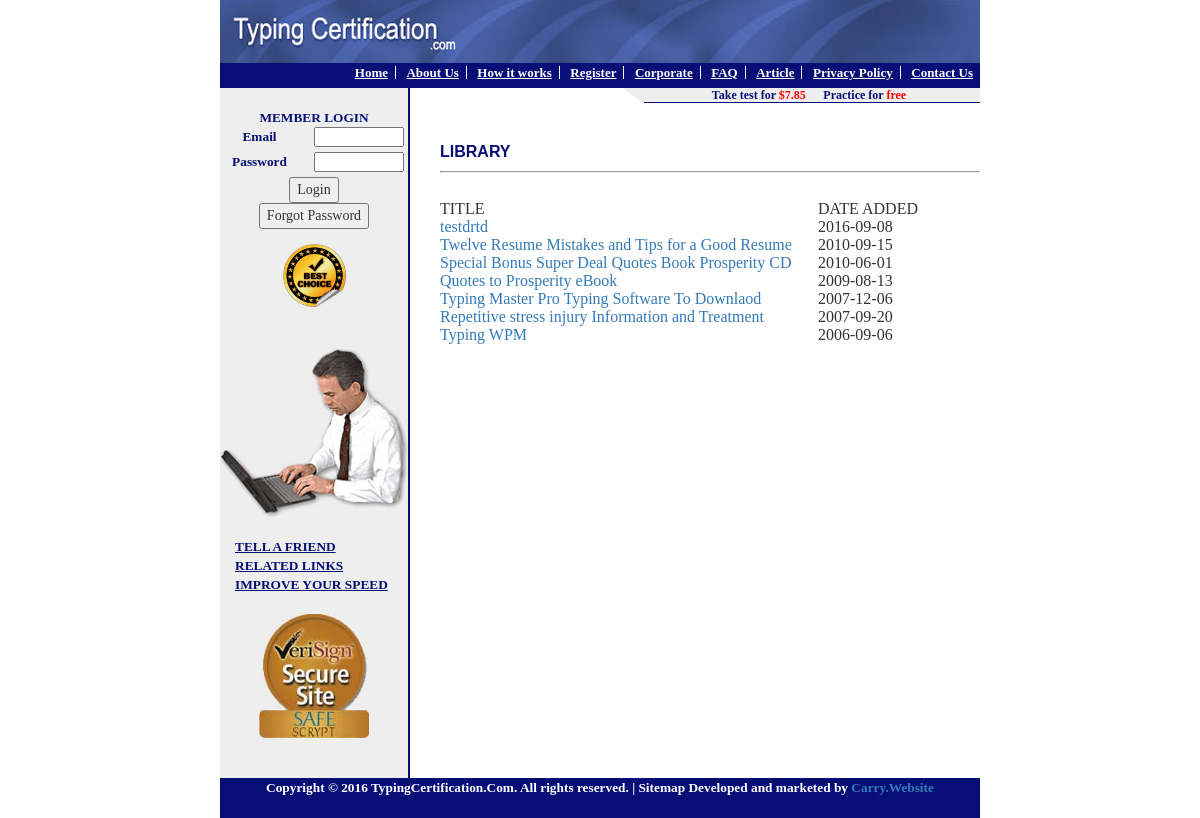
The app's page /articles.php with its own data.
### tables this page shows
CREATE TABLE `article` (
  `id` int(11) NOT NULL,
  `article_title` varchar(255) DEFAULT NULL,
  `article_date` date DEFAULT NULL,
  `visible_in_front` varchar(255) DEFAULT NULL,
  `article_text` text,
  `status` int(11) DEFAULT NULL
);

### articles.php (the view, shortened to what this page needs)
<?php
include_once "header.php";
include_once "db_con.php";
$sql = "SELECT * FROM article ORDER by article_date desc";
$result = $conn->query($sql);
?>
<div class="row-diff">
    <h1 class="content-heading">LIBRARY</h1>
    <hr>
    <br>
    <table style="width: 100%">
        <tr>
            <td>TITLE</td>
            <td>DATE ADDED</td>
        </tr>
        <?php
        if($result->num_rows>0){
            while($row = $result->fetch_assoc()) {
            ?>
                <tr>
                    <td width="70%"><a href="article-view.php?id=<?php echo $row['id'];?>"><?php echo $row['article_title'];?></a></td>
                    <td width="30%"><?php echo $row['article_date'];?></td>
                </tr>
                <?php
            }
        }
        ?>
    </table>
</div>
<?php
include_once "footer.php";
?>

### css/style2.css (style rules this page uses)
body { font-family: tahoma; }
.content-heading { font-family: Arial, Helvetica, sans-serif; font-size: 12pt; text-transform: uppercase; color: #070E76; font-weight: bold; text-align: left; }
.row-diff { margin-left: -20px; }
hr { display: block; -webkit-margin-before: 0.5em; -webkit-margin-after: 0.5em; -webkit-margin-start: auto; -webkit-margin-end: auto; border-style: inset; border-width: 1px; }

### records on screen
article: article_title "testdrtd", article_date "2016-09-08"
article: article_title "Twelve Resume Mistakes and Tips for a Good Resume", article_date "2010-09-15"
article: article_title "Special Bonus Super Deal Quotes Book Prosperity CD", article_date "2010-06-01"
article: article_title "Quotes to Prosperity eBook", article_date "2009-08-13"
article: article_title "Typing Master Pro Typing Software To Downlaod", article_date "2007-12-06"
article: article_title "Repetitive stress injury Information and Treatment", article_date "2007-09-20"
article: article_title "Typing WPM", article_date "2006-09-06"
